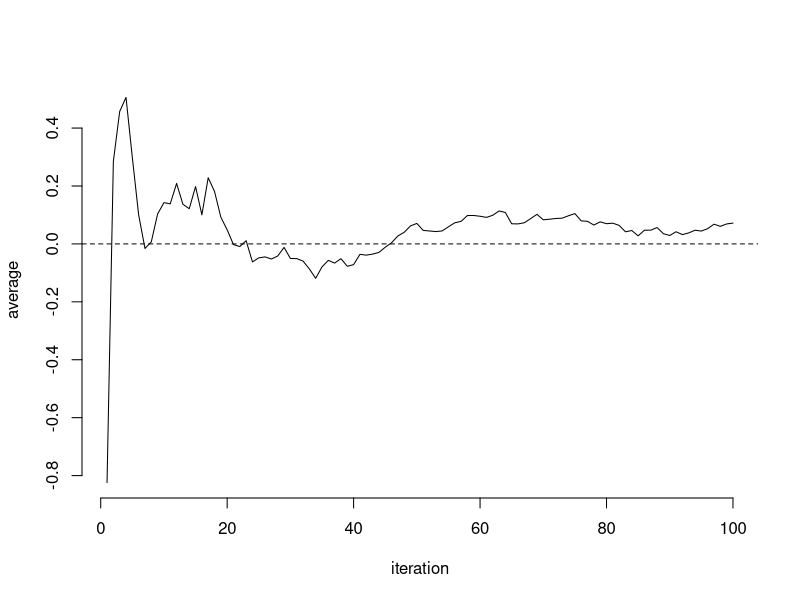

Here is the R script that generated this plot:
#postscript("lln.eps", horizontal = FALSE, height = 4, width = 4)
nosim <- 100
dat <- rnorm(nosim)
plot(1 : nosim, cumsum(dat) / (1 : nosim),
     type = "l",
     xlab = "iteration",
     ylab = "average",
     frame = FALSE)
abline(h = 0, lty = 2)
#dev.off()
